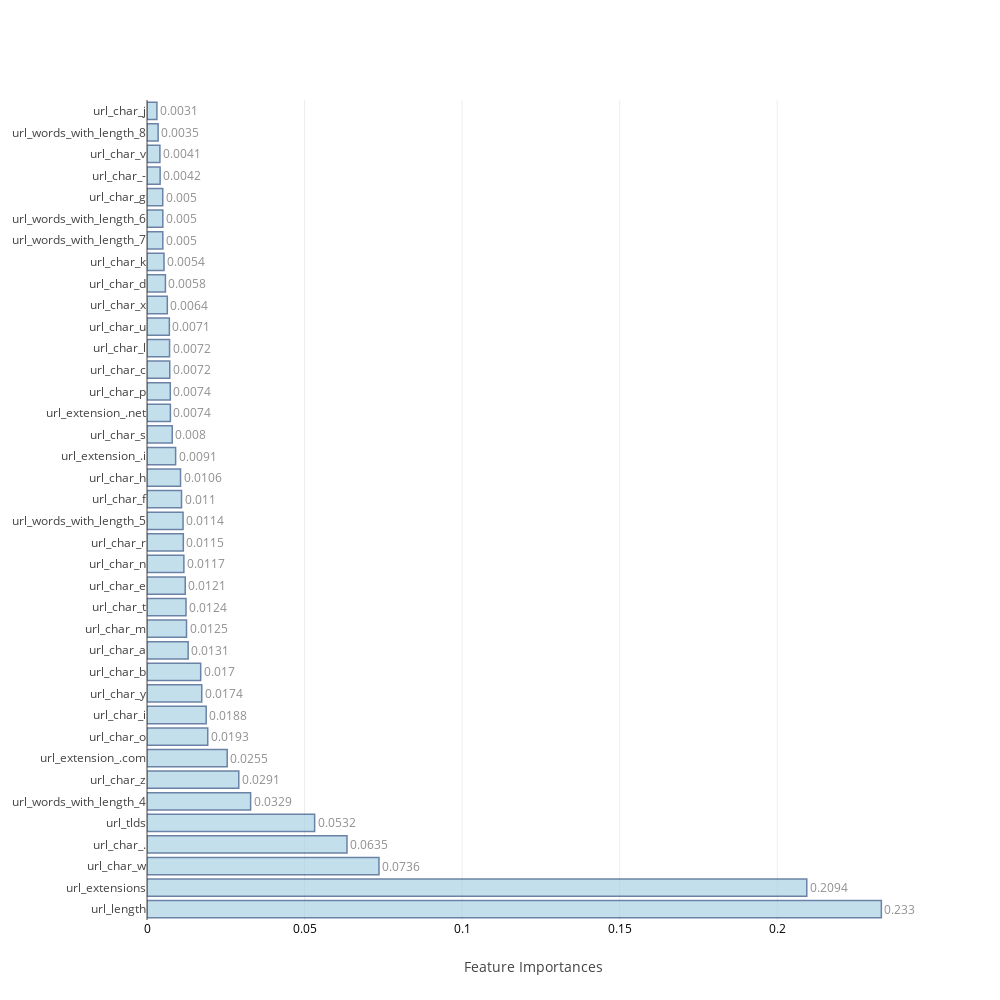

Notebook source saved alongside this figure:
### Markdown cell above
### <a id='1.B' style="text-decoration : none; color : #000000;"> B. Average Feature Importances</a>

### Code cell
feat_impt_plot(np.average(feat_imp,axis=0),columns)

### Figure 1 — Plotly figure (JSON) as saved in the notebook; plotly's stock layout.template omitted (floating-point values rounded to 4 significant figures)
{"data": [{"marker": {"color": "rgb(158,202,225)", "line": {"color": "rgb(8,48,107)", "width": 1.5}}, "opacity": 0.6, "orientation": "h", "text": [0.233, 0.2094, 0.0736, 0.0635, 0.0532, 0.0329, 0.0291, 0.0255, 0.0193, 0.0188, 0.0174, 0.017, 0.0131, 0.0125, 0.0124, 0.0121, 0.0117, 0.0115, 0.0114, 0.011, 0.0106, 0.0091, 0.008, 0.0074, 0.0074, 0.0072, 0.0072, 0.0071, 0.0064, 0.0058, 0.0054, 0.005, 0.005, 0.005, 0.0042, 0.0041, 0.0035, 0.0031], "textposition": "outside", "type": "bar", "uid": "6f063c59-5901-43c5-a1bd-2db43afc595b", "x": [0.233, 0.2094, 0.07361, 0.06346, 0.0532, 0.03288, 0.02912, 0.02545, 0.01928, 0.01879, 0.01737, 0.01704, 0.01306, 0.01254, 0.01238, 0.01213, 0.0117, 0.01152, 0.01144, 0.01095, 0.01064, 0.009081, 0.008009, 0.007423, 0.007394, 0.00722, 0.007158, 0.007094, 0.006444, 0.005844, 0.005396, 0.005017, 0.005014, 0.004994, 0.004165, 0.004097, 0.003534, 0.003141], "y": ["url_length", "url_extensions", "url_char_w", "url_char_.", "url_tlds", "url_words_with_length_4", "url_char_z", "url_extension_.com", "url_char_o", "url_char_i", "url_char_y", "url_char_b", "url_char_a", "url_char_m", "url_char_t", "url_char_e", "url_char_n", "url_char_r", "url_words_with_length_5", "url_char_f", "url_char_h", "url_extension_.i", "url_char_s", "url_extension_.net", "url_char_p", "url_char_c", "url_char_l", "url_char_u", "url_char_x", "url_char_d", "url_char_k", "url_words_with_length_7", "url_words_with_length_6", "url_char_g", "url_char_-", "url_char_v", "url_words_with_length_8", "url_char_j"]}], "layout": {"autosize": false, "height": 1000, "width": 1000, "xaxis": {"tickfont": {"color": "black", "size": 12}, "title": "Feature Importances"}, "yaxis": {"automargin": true}}}
